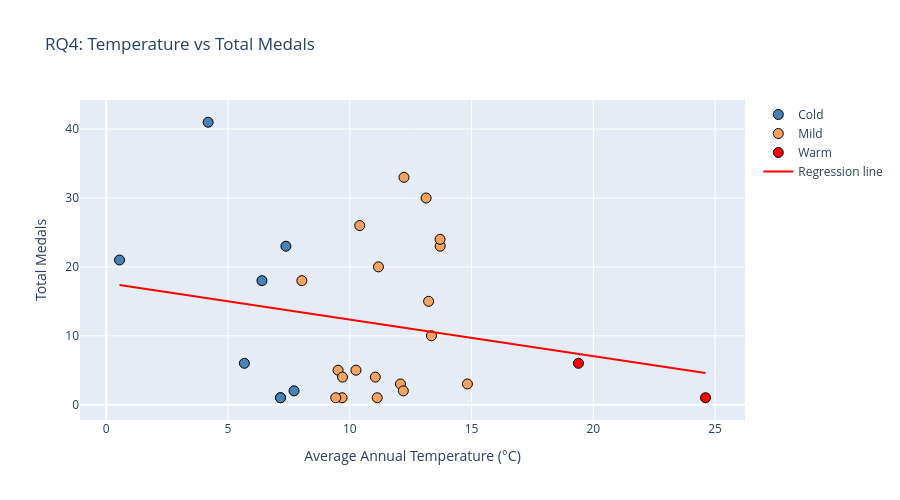

This figure's notebook cell:
### Markdown cell above
### Scatter Plot: Temperature vs Total Medals
To explore the relationship between climate and medal performance, we visualize average annual temperature against total medal count. Countries are color-coded by climate zone (Cold, Mild, Warm) to reveal potential group differences.

### Code cell
# Define color map for climate zones
color_map = {"Cold": "steelblue", "Mild": "sandybrown", "Warm": "red"}

# Calculate regression line
m, b = np.polyfit(country_df["temperature"], country_df["Total"], 1)
x_range = np.linspace(country_df["temperature"].min(), country_df["temperature"].max(), 100)
y_range = m * x_range + b

fig1 = go.Figure()

# Scatter plot: temperature vs total medals, colored by climate zone
for zone, group in country_df.groupby("climate_zone"):
    fig1.add_trace(
        go.Scatter(
            x=group["temperature"],
            y=group["Total"],
            mode="markers",
            name=zone,
            text=group["Country"],
            marker=dict(size=10, color=color_map[str(zone)], line=dict(color="black", width=1)),
            hovertemplate="<b>%{text}</b><br>Temperature: %{x:.1f}°C<br>Total Medals: %{y}<extra></extra>"
        )
    )

# Add regression line
fig1.add_trace(
    go.Scatter(
        x=x_range,
        y=y_range,
        mode="lines",
        line=dict(color="red", dash="solid"),
        name="Regression line"
    )
)

fig1.update_xaxes(title_text="Average Annual Temperature (°C)")
fig1.update_yaxes(title_text="Total Medals")
fig1.update_layout(height=500, title_text="RQ4: Temperature vs Total Medals")
fig1.show() #interactive

fig1.show(renderer="png") #static

### Figure 1 — Plotly figure (JSON) as saved in the notebook; plotly's stock layout.template omitted (floating-point values rounded to 4 significant figures)
{"data": [{"hovertemplate": "<b>%{text}</b><br>Temperature: %{x:.1f}°C<br>Total Medals: %{y}<extra></extra>", "marker": {"color": "steelblue", "line": {"color": "black", "width": 1}, "size": 10}, "mode": "markers", "name": "Cold", "text": ["Norway", "Sweden", "Switzerland", "Canada", "Kazakhstan", "Finland", "Latvia", "Estonia"], "type": "scatter", "x": [4.183, 6.393, 7.377, 0.5432, 7.156, 5.671, 7.71, 7.154], "y": [41, 18, 23, 21, 1, 6, 2, 1]}, {"hovertemplate": "<b>%{text}</b><br>Temperature: %{x:.1f}°C<br>Total Medals: %{y}<extra></extra>", "marker": {"color": "sandybrown", "line": {"color": "black", "width": 1}, "size": 10}, "mode": "markers", "name": "Mild", "text": ["United States of America", "Netherlands", "Italy", "Germany", "France", "Austria", "Japan", "People's Republic of China", "Republic of Korea", "Great Britain", "Czechia", "Slovenia", "Spain", "Poland", "New Zealand", "Denmark", "Georgia", "Bulgaria", "Belgium"], "type": "scatter", "x": [12.22, 11.18, 13.13, 10.41, 13.71, 8.031, 13.71, 13.24, 13.35, 10.25, 9.518, 11.05, 14.83, 9.701, 12.08, 9.683, 9.421, 12.2, 11.13], "y": [33, 20, 30, 26, 23, 18, 24, 15, 10, 5, 5, 4, 3, 4, 3, 1, 1, 2, 1]}, {"hovertemplate": "<b>%{text}</b><br>Temperature: %{x:.1f}°C<br>Total Medals: %{y}<extra></extra>", "marker": {"color": "red", "line": {"color": "black", "width": 1}, "size": 10}, "mode": "markers", "name": "Warm", "text": ["Australia", "Brazil"], "type": "scatter", "x": [19.39, 24.61], "y": [6, 1]}, {"line": {"color": "red", "dash": "solid"}, "mode": "lines", "name": "Regression line", "type": "scatter", "x": [0.5432, 0.7863, 1.029, 1.272, 1.515, 1.758, 2.002, 2.245, 2.488, 2.731, 2.974, 3.217, 3.46, 3.703, 3.946, 4.189, 4.432, 4.675, 4.918, 5.161, 5.404, 5.647, 5.89, 6.134, 6.377, 6.62, 6.863, 7.106, 7.349, 7.592, 7.835, 8.078, 8.321, 8.564, 8.807, 9.05, 9.293, 9.536, 9.779, 10.02, 10.27, 10.51, 10.75, 10.99, 11.24, 11.48, 11.72, 11.97, 12.21, 12.45, 12.7, 12.94, 13.18, 13.43, 13.67, 13.91, 14.15, 14.4, 14.64, 14.88, 15.13, 15.37, 15.61, 15.86, 16.1, 16.34, 16.59, 16.83, 17.07, 17.31, 17.56, 17.8, 18.04, 18.29, 18.53, 18.77, 19.02, 19.26, 19.5, 19.74, 19.99, 20.23, 20.47, 20.72, 20.96, 21.2, 21.45, 21.69, 21.93, 22.18, 22.42, 22.66, 22.9, 23.15, 23.39, 23.63, 23.88, 24.12, 24.36, 24.61], "y": [17.36, 17.23, 17.11, 16.98, 16.85, 16.72, 16.59, 16.46, 16.33, 16.2, 16.07, 15.95, 15.82, 15.69, 15.56, 15.43, 15.3, 15.17, 15.04, 14.91, 14.78, 14.66, 14.53, 14.4, 14.27, 14.14, 14.01, 13.88, 13.75, 13.62, 13.5, 13.37, 13.24, 13.11, 12.98, 12.85, 12.72, 12.59, 12.46, 12.34, 12.21, 12.08, 11.95, 11.82, 11.69, 11.56, 11.43, 11.3, 11.18, 11.05, 10.92, 10.79, 10.66, 10.53, 10.4, 10.27, 10.14, 10.02, 9.887, 9.758, 9.629, 9.5, 9.371, 9.242, 9.113, 8.984, 8.856, 8.727, 8.598, 8.469, 8.34, 8.211, 8.082, 7.953, 7.824, 7.695, 7.567, 7.438, 7.309, 7.18, 7.051, 6.922, 6.793, 6.664, 6.535, 6.406, 6.278, 6.149, 6.02, 5.891, 5.762, 5.633, 5.504, 5.375, 5.246, 5.117, 4.989, 4.86, 4.731, 4.602]}], "layout": {"height": 500, "title": {"text": "RQ4: Temperature vs Total Medals"}, "xaxis": {"title": {"text": "Average Annual Temperature (°C)"}}, "yaxis": {"title": {"text": "Total Medals"}}}}
